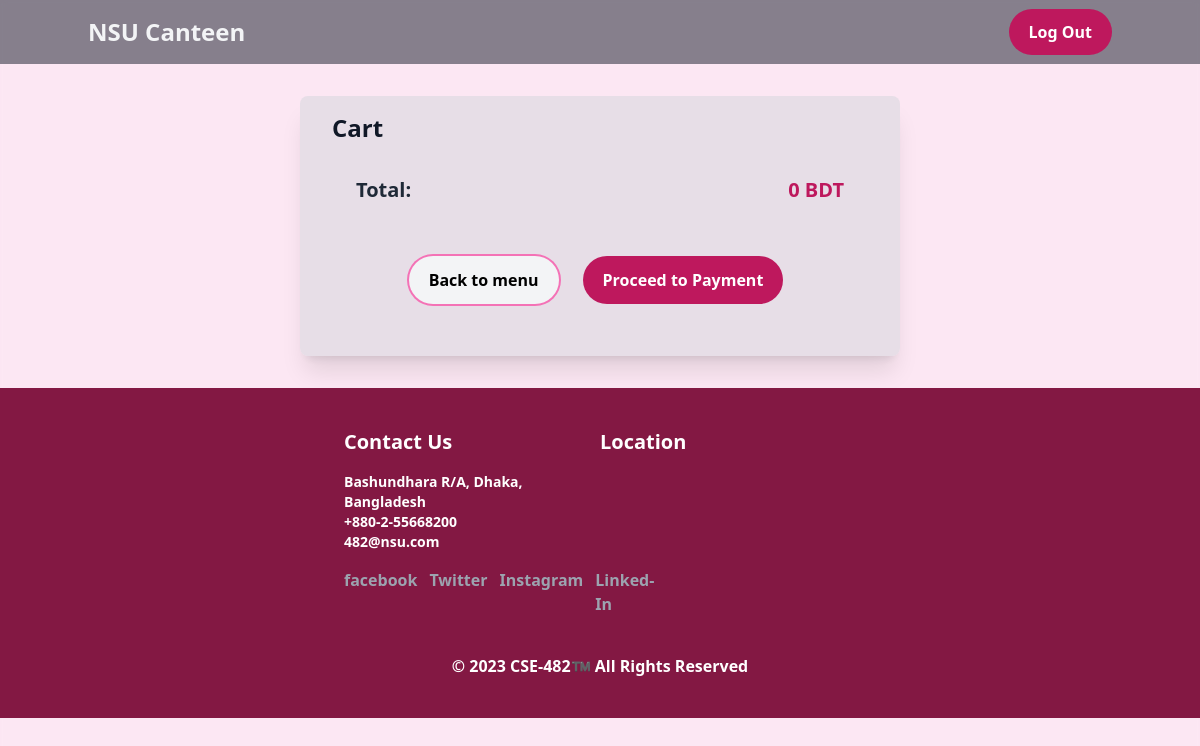
Page /output/invoice.php (signed in) on the earlier database version.
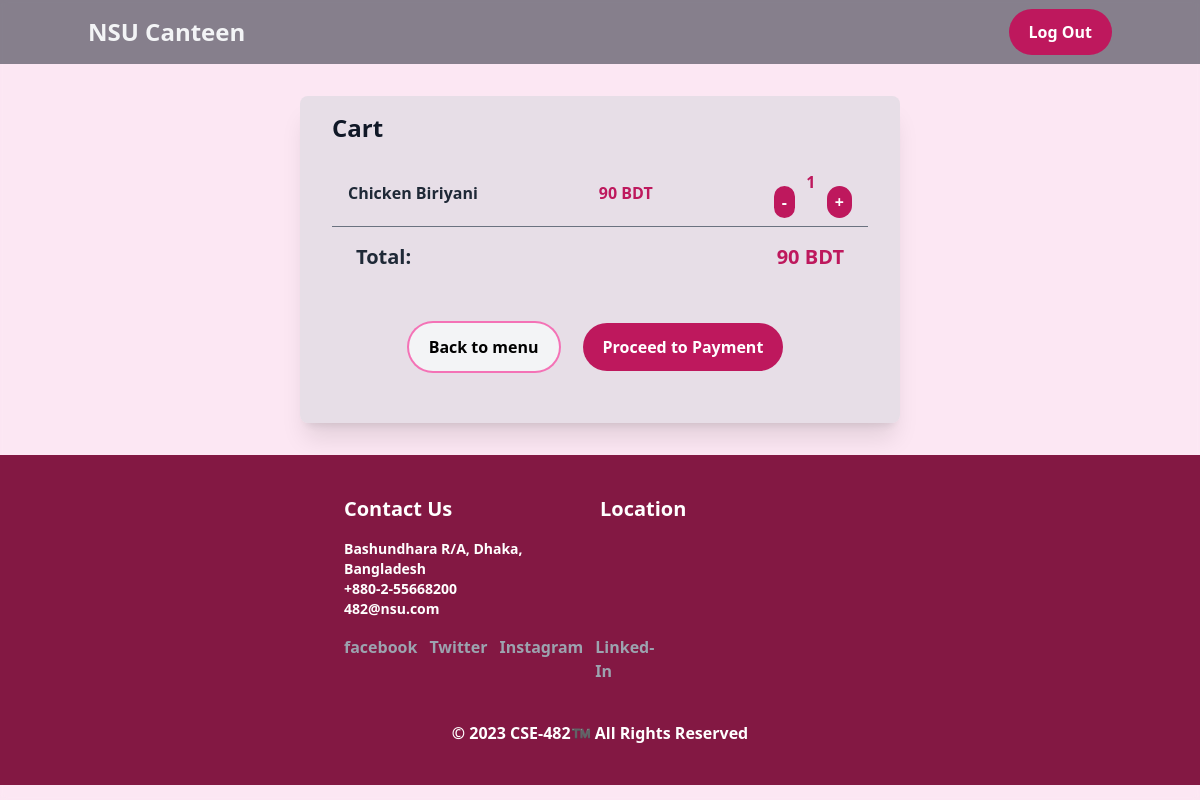
Same page on the later database version.
### tables this page shows
CREATE TABLE `cart` (
  `id` int(11) NOT NULL,
  `foodID` int(11) DEFAULT NULL,
  `email` varchar(255) NOT NULL,
  `quantity` int(11) DEFAULT NULL,
  `timestamp` date NOT NULL DEFAULT current_timestamp()
);

CREATE TABLE `food_list` (
  `id` int(11) NOT NULL,
  `Item_Name` varchar(30) NOT NULL,
  `Price` int(11) NOT NULL,
  `Description` varchar(200) NOT NULL,
  `keywords` varchar(300) NOT NULL,
  `Image_url` text NOT NULL
);

### output/protection.php (called while the page is built, shortened)
<?php
$userType[4]=array('adminDashboard.php','manageAccount.php','pendingAccount.php','salesInfo.php','updateMenu.php','orderHistory.php');
$userType[1]=array('homepage.php','invoice.php','myOrders.php');
$userType[2]=$userType[1];
$userType[3]=array('serverDashboard.php');
if (!isset($_SESSION["loggedin"]) || $_SESSION["loggedin"] !== true) {
    header("location: login.php");
    exit;
} else
    include('connection.php');
?>

### output/connection.php (called while the page is built, shortened)
<?php
$userType[4]=array('adminDashboard.php','manageAccount.php','pendingAccount.php','salesInfo.php','updateMenu.php','orderHistory.php');
$userType[1]=array('homepage.php','invoice.php','myOrders.php');
$userType[2]=$userType[1];
$userType[3]=array('serverDashboard.php');
?>

### output/invoice.php (the view, shortened to what this page needs)
<?php
include("protection.php");
?>
<!DOCTYPE html>
<html>
<head>
  <script src="https://cdn.tailwindcss.com"></script>
  <link rel="stylesheet" href="https://cdnjs.cloudflare.com/ajax/libs/tailwindcss/2.2.15/tailwind.min.css"
 />
  <link rel="stylesheet" href="outputstyles.css">
</head>
<body class="bg-pink-100 font-semibold min-h-screen bg-cover bg-no-repeat w-full"
  style="background-image: url('../images/Homepage bg .png'); backdrop-filter:blur(3px);">
<?php include('ui/header.php'); ?>
  <div class="bg-gray-300 shadow-xl rounded-lg bg-opacity-50 py-4 mx-auto my-8 px-4 sm:px-6 lg:px-8 w-full lg:w-1/2">
    <div class="flex flex-col ">
      <div class="text-2xl text-gray-900 font-raleway mb-4">Cart</div>
      <ul class="flex-1 overflow-y-auto">
        <?php
        $sql = "SELECT cart.*, food_list.Item_Name, food_list.Price
              FROM cart INNER JOIN food_list ON cart.foodID = food_list.id WHERE email='" . $_SESSION["email"] . "';";
        $total = 0;
        $result = $conn->query($sql);
        if ($result->num_rows > 0) {
          while ($row = $result->fetch_assoc()) {
            $total += $row["Price"] * $row["quantity"];
            ?>
            <li class="flex justify-between items-center py-2 px-4 border-b border-gray-500">
              <span class="text-gray-800 font-raleway">
                <?php echo $row["Item_Name"]; ?>
              </span>
              <span class="text-pink-700 font-raleway">
                <?php echo $row["Price"]; ?> BDT
              </span>
              <div class="flex item mt-0.5">
                <button onclick="updateCart('<?php echo $row['foodID']; ?>', 'remove')"
                  class="bg-pink-700 hover:bg-pink-50 hover:text-black
              text-white font-raleway max-w-fit mr-1 py-1 px-2 rounded-full focus:outline-black  hover:ring-pink-400 hover:ring-2 w-8 hover:translate-0
              hover:transition-shadow mt-4">-</button>
                <span id="quantity-<?php echo $row['foodID']; ?>" class="text-pink-700 font-bold text-center w-6"><?php echo $row["quantity"]; ?> </span>
                <button onclick="updateCart('<?php echo $row['foodID']; ?>', 'add')"
                  class="bg-pink-700 hover:bg-pink-50 hover:text-black text-white font-raleway max-w-fit ml-1 py-1 px-2 rounded-full focus:outline-black
                  focus:ring-2 hover:ring-pink-400 hover:ring-2 w-8 hover:translate-0 hover:transition-shadow mt-4">+</button>
              </div>
            </li>
            <?PHP
          }
        }
        ?>
      </ul>
      <div class="py-4 px-6 flex justify-between items-center">
        <span class="text-gray-800 font-raleway text-xl">Total:</span>
        <span class="text-pink-700 font-raleway text-xl">
          <?php echo $total; ?> BDT
        </span>
      </div>
      <div class="flex flex-col md:flex-row justify-center items-center mx-auto m-5">
        <a href="../output/homepage.php"
          class="bg-gray-100 hover:bg-pink-700 hover:text-white text-black font-raleway py-3 px-5 m-4 rounded-full ring-pink-400 ring-2
           hover:ring-2 hover:ring-pink-100 max-w-fit hover:translate-0 hover:transition-shadow md:mx-2">
          Back to menu
        </a>
        <form style='margin:0 auto; text-align:center;' action="https://sandbox.aamarpay.com/index.php" method="post"
          name="form1">
          <table border="0" cellpadding="4" cellspacing="2" align="center" style="border-collapse:collapse;">
            <input type="submit"
              class='button bg-pink-700 hover:bg-gray-100 hover:text-black text-white font-raleway py-3 px-5 m-4 rounded-full
                          hover:ring-2 hover:ring-pink-400 max-w-sm hover:translate-0 hover:transition-shadow md:mx-2">'
              value="Proceed to Payment" name="pay">
          </table>
        </form>
      </div>
    </div>
  </div>
  <?php include ('ui/footer.php');?>
</body>
</html>

### output/ui/header.php (shortened to what this page needs)
<nav class="bg-gray-900 bg-opacity-50 py-4 px-4 sm:px-6 lg:px-14 z-10">
    <div class="container mx-auto flex justify-between items-center">
        <a href="<?php echo $userType[$_SESSION["userType"]][0]?>" class="text-gray-100 text-2xl border-white font-fatface">NSU Canteen</a>
        <div class="hidden sm:block">
            <a href="login.php" class="bg-pink-700 hover:bg-white hover:text-black text-white font-raleway py-3 px-5 rounded-full
      focus:outline-black focus:ring-2 focus:ring-pink-400 w-full hover:translate-0 hover:transition-shadow">Log
                Out</a>
        </div>
    </div>
</nav>

### output/ui/footer.php (shortened to what this page needs)
<footer class="bg-pink-900 text-white font-raleway py-10 ">
  <div class="container mx-auto px-26">
    <div class="flex flex-wrap justify-center">
      <div class="w-full md:w-1/2 lg:w-1/4 mb-8">
        <h3 class="text-xl font-bold mb-4">Contact Us</h3>
        <p class="text-sm">Bashundhara R/A, Dhaka, Bangladesh<br>+880-2-55668200<br>482@nsu.com</p>
        <div class="flex mt-4">
          <a href="#" class="mr-3 text-gray-400 hover:text-white"><i class="fab fa-facebook-f"></i>facebook</a>
          <a href="#" class="mr-3 text-gray-400 hover:text-white"><i class="fab fa-twitter"></i>Twitter</a>
          <a href="#" class="mr-3 text-gray-400 hover:text-white"><i class="fab fa-instagram"></i>Instagram</a>
          <a href="#" class="text-gray-400 hover:text-white"><i class="fab fa-linkedin-in"></i>Linked-In</a>
        </div>
      </div>
      <div class="w-full md:w-1/2 lg:w-1/4 mb-8">
        <h3 class="text-xl font-bold mb-4">Location</h3>
        <div class="aspect-w-3 aspect-h-2">
          <iframe
            src="https://www.google.com/maps/embed?pb=!1m18!1m12!1m3!1d3650.098092052636!2d90.42298167501689!3d23.81511067862635!2m3!1f0!2f0!3f0!3m2!1i1024!2i768!4f13.1!3m3!1m2!1s0x3755c64c103a8093%3A0xd660a4f50365294a!2sNorth%20South%20University!5e0!3m2!1sen!2sbd!4v1683553954593!5m2!1sen!2sbd"
            width="100%" height="100%" style="border:0;" allowfullscreen="" loading="lazy"
></iframe>
        </div>
      </div>
    </div>
    <p class="text-center">&copy; 2023 CSE-482™️ All Rights Reserved</p>
  </div>
</footer>

Differences in the rows shown:
added cart: foodID.Item_Name "Chicken Biriyani", foodID.Price "90", quantity "1"
Other differences:
$total: "0" → "90"
